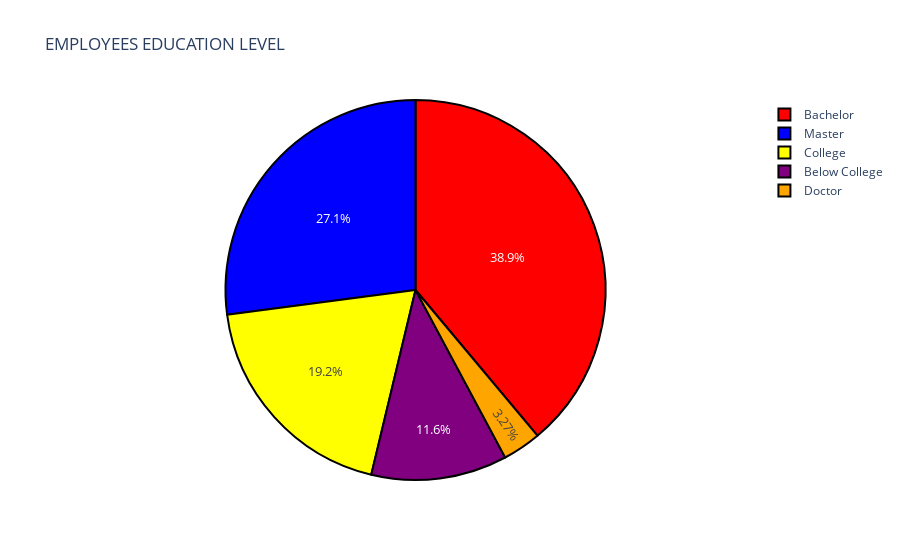

The code cell stored with this chart in its notebook:
### Code cell
fig = go.Figure(go.Pie(values = counts , labels = label))
fig.update_layout(title_text = "EMPLOYEES EDUCATION LEVEL")
colors = ["red","blue","yellow","purple","orange"]
fig.update_traces(hoverinfo = "label + value" , textposition = "inside" , textinfo = "percent" ,textfont_size=13, 
                 marker = dict(colors = colors , line = dict(color = "black" , width = 2)))
fig.show()

### Figure 1 — Plotly figure (JSON) as saved in the notebook; plotly's stock layout.template omitted (floating-point values rounded to 4 significant figures)
{"data": [{"hoverinfo": "label+value", "labels": ["Bachelor", "Master", "College", "Below College", "Doctor"], "marker": {"colors": ["red", "blue", "yellow", "purple", "orange"], "line": {"color": "black", "width": 2}}, "textfont": {"size": 13}, "textinfo": "percent", "textposition": "inside", "type": "pie", "values": [572, 398, 282, 170, 48]}], "layout": {"autosize": true, "title": {"text": "EMPLOYEES EDUCATION LEVEL"}}}
